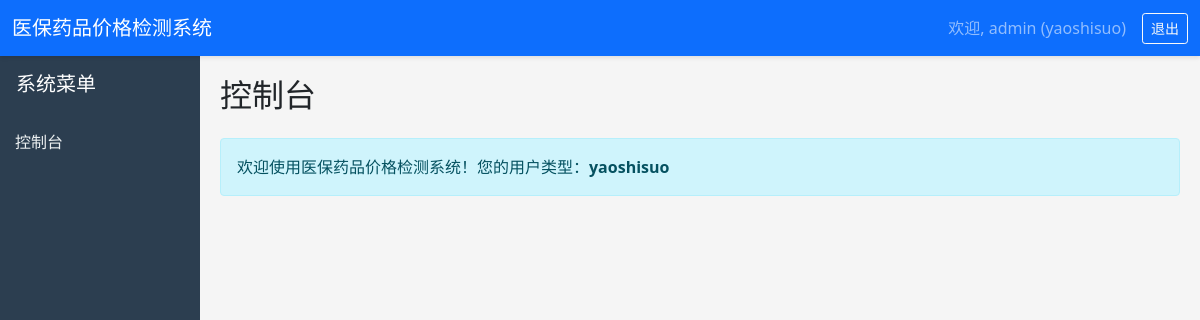
The app's page /dashboard/ (signed in), older data.
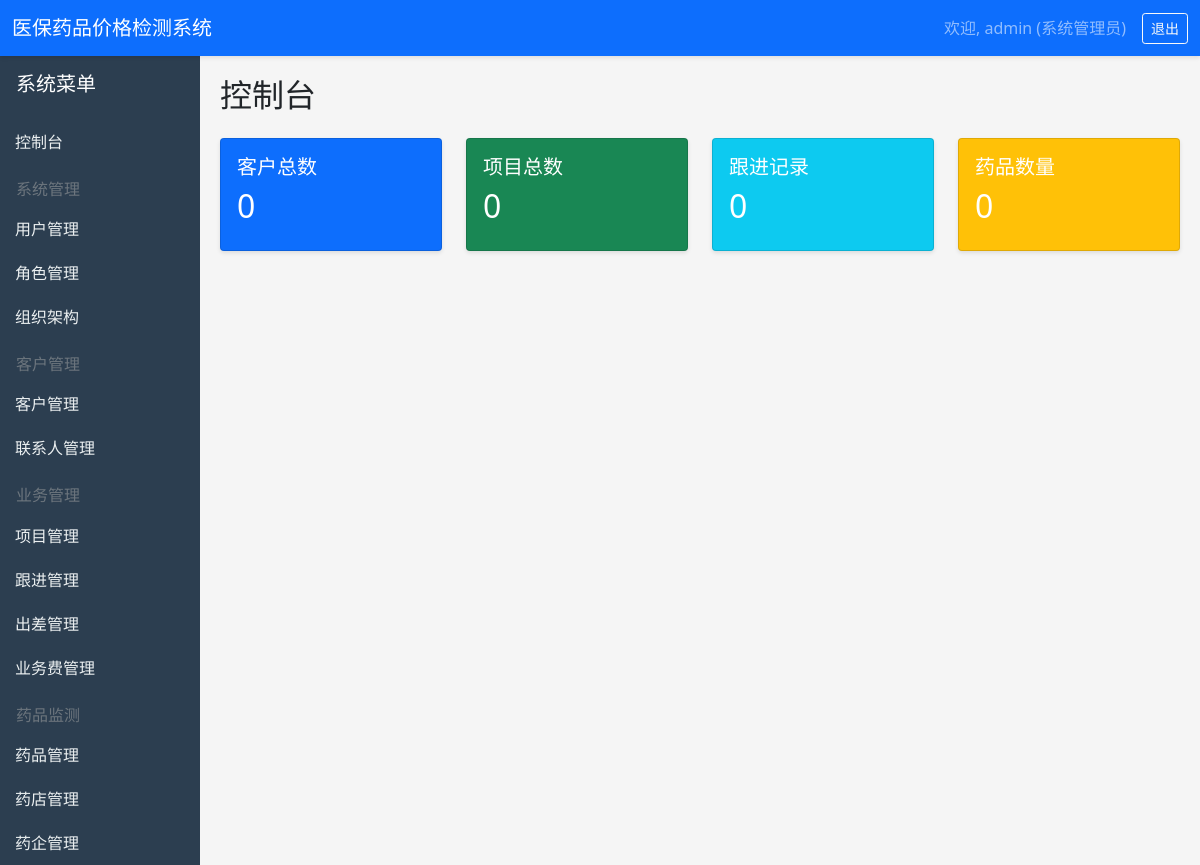
The same page, newer data.
### core/models.py (models this page shows)
class User(AbstractUser):
    USER_TYPE_CHOICES = [
        ('admin', '系统管理员'),
        ('supervisor', '药事所监督科'),
        ('drug_section', '药事所药品科'),
        ('pharmacy', '药店'),
        ('company', '药企'),
        ('district', '区县医保局'),
    ]
    user_type = models.CharField(max_length=20, choices=USER_TYPE_CHOICES, verbose_name='用户类型')
    phone = models.CharField(max_length=20, blank=True, verbose_name='联系电话')
    department = models.ForeignKey('Department', on_delete=models.SET_NULL, null=True, blank=True, related_name='users')
    organization = models.CharField(max_length=200, blank=True, verbose_name='所属机构')
    medical_insurance_code = models.CharField(max_length=50, blank=True, verbose_name='医保编码')
    class Meta:
        verbose_name = '用户'
        verbose_name_plural = '用户'

### core/views.py (the view)
# urls.py: path('dashboard/', v.dashboard, name='dashboard'),
@login_required
def dashboard(request):
    user = request.user
    context = {
        'user': user,
        'customer_count': Customer.objects.count(),
        'project_count': Project.objects.count(),
        'followup_count': FollowUp.objects.count(),
        'expense_count': Expense.objects.count(),
        'drug_count': Drug.objects.count(),
    }
    return render(request, 'core/dashboard.html', context)

### templates/core/dashboard.html (shortened to what this page needs)
{% extends 'core/base.html' %}
{% block sidebar %}
<div class="p-3"><h5>系统菜单</h5></div>
<a href="{% url 'dashboard' %}">控制台</a>
{% if user.user_type == 'admin' %}
<h6 class="mt-3 px-3 text-muted">系统管理</h6>
<a href="{% url 'user_list' %}">用户管理</a>
<a href="{% url 'role_list' %}">角色管理</a>
<a href="{% url 'department_list' %}">组织架构</a>
<h6 class="mt-3 px-3 text-muted">客户管理</h6>
<a href="{% url 'customer_list' %}">客户管理</a>
<a href="{% url 'contact_list' %}">联系人管理</a>
<h6 class="mt-3 px-3 text-muted">业务管理</h6>
<a href="{% url 'project_list' %}">项目管理</a>
<a href="{% url 'followup_list' %}">跟进管理</a>
<a href="{% url 'trip_list' %}">出差管理</a>
<a href="{% url 'expense_list' %}">业务费管理</a>
<h6 class="mt-3 px-3 text-muted">药品监测</h6>
<a href="{% url 'drug_list' %}">药品管理</a>
<a href="{% url 'pharmacy_list' %}">药店管理</a>
<a href="{% url 'company_list' %}">药企管理</a>
{% elif user.user_type == 'pharmacy' %}
<h6 class="mt-3 px-3 text-muted">药品查询</h6>
<a href="{% url 'pharmacy_drug_list' %}">药品挂网价查询</a>
<h6 class="mt-3 px-3 text-muted">备案价管理</h6>
<a href="{% url 'pharmacy_record_submit' %}">提交备案价</a>
<a href="{% url 'pharmacy_record_list' %}">备案价查询</a>
{% elif user.user_type == 'company' %}
<h6 class="mt-3 px-3 text-muted">药品查询</h6>
<a href="{% url 'company_drug_list' %}">药品挂网价查询</a>
<h6 class="mt-3 px-3 text-muted">价格申报</h6>
<a href="{% url 'company_record_submit' %}">挂网价申报</a>
<a href="{% url 'company_record_list' %}">申报记录查询</a>
{% elif user.user_type == 'district' %}
<h6 class="mt-3 px-3 text-muted">药店备案价审核</h6>
<a href="{% url 'district_pharmacy_record_list' %}">备案价审核</a>
{% endif %}
{% endblock %}
{% block content %}
<h2>控制台</h2>
<div class="row mt-4">
    {% if user.user_type == 'admin' %}
    <div class="col-md-3">
        <div class="card text-white bg-primary">
            <div class="card-body">
                <h5 class="card-title">客户总数</h5>
                <h2>{{ customer_count|default:0 }}</h2>
            </div>
        </div>
    </div>
    <div class="col-md-3">
        <div class="card text-white bg-success">
            <div class="card-body">
                <h5 class="card-title">项目总数</h5>
                <h2>{{ project_count|default:0 }}</h2>
            </div>
        </div>
    </div>
    <div class="col-md-3">
        <div class="card text-white bg-info">
            <div class="card-body">
                <h5 class="card-title">跟进记录</h5>
                <h2>{{ followup_count|default:0 }}</h2>
            </div>
        </div>
    </div>
    <div class="col-md-3">
        <div class="card text-white bg-warning">
            <div class="card-body">
                <h5 class="card-title">药品数量</h5>
                <h2>{{ drug_count|default:0 }}</h2>
            </div>
        </div>
    </div>
    {% else %}
    <div class="col-md-12">
        <div class="alert alert-info">
            欢迎使用医保药品价格检测系统！您的用户类型：<strong>{{ user.get_user_type_display }}</strong>
        </div>
    </div>
    {% endif %}
</div>
{% endblock %}

### templates/core/base.html (shortened to what this page needs)
<!DOCTYPE html>
<html lang="zh-CN">
<head>
    <link href="https://cdn.jsdelivr.net/npm/bootstrap@5.1.3/dist/css/bootstrap.min.css" rel="stylesheet">
</head>
<body>
    {% if user.is_authenticated %}
    <nav class="navbar navbar-expand-lg navbar-dark bg-primary">
        <div class="container-fluid">
            <a class="navbar-brand" href="{% url 'dashboard' %}">医保药品价格检测系统</a>
            <div class="collapse navbar-collapse">
                <span class="navbar-text me-3">
                    欢迎, {{ user.username }} ({{ user.get_user_type_display }})
                </span>
                <a href="{% url 'logout' %}" class="btn btn-sm btn-outline-light">退出</a>
            </div>
        </div>
    </nav>
    <div class="container-fluid">
        <div class="row">
            <div class="col-md-2 sidebar p-0">
                {% block sidebar %}{% endblock %}
            </div>
            <div class="col-md-10 content">
                {% block content %}{% endblock %}
            </div>
        </div>
    </div>
    {% else %}
    {% block login_content %}{% endblock %}
    {% endif %}
</body>
</html>

Row changes from the older to the newer data that the page shows:
changed User "admin": user_type "yaoshisuo" → "系统管理员"; user_type "yaoshisuo" → (not shown)
Text that changed along with them:
{{ customer_count|default:0 }}: (not shown) → "0"
{{ project_count|default:0 }}: (not shown) → "0"
{{ followup_count|default:0 }}: (not shown) → "0"
{{ drug_count|default:0 }}: (not shown) → "0"
text no longer shown: "欢迎使用医保药品价格检测系统！您的用户类型："
text now shown: "系统管理 用户管理 角色管理 组织架构 客户管理 客户管理 联系人管理 业务管理 项目管理 跟进管理 出差管理 业务费管理 药品监测 药品管理 药店管理 药企管理 客户总数 项目总数 跟进记录 药品数量"
